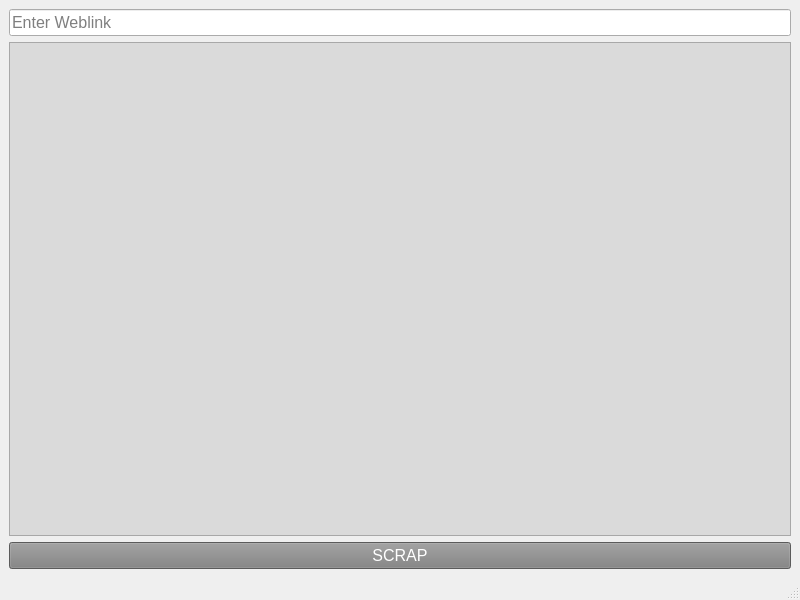
<?xml version="1.0" encoding="UTF-8"?>
<ui version="4.0">
 <class>MainWindow</class>
 <widget class="QMainWindow" name="MainWindow">
  <property name="geometry">
   <rect>
    <x>0</x>
    <y>0</y>
    <width>800</width>
    <height>600</height>
   </rect>
  </property>
  <property name="windowTitle">
   <string>Web Scrapping</string>
  </property>
  <widget class="QWidget" name="centralwidget">
   <layout class="QVBoxLayout" name="verticalLayout">
    <item>
     <widget class="QLineEdit" name="lineEdit">
      <property name="maximumSize">
       <size>
        <width>16777215</width>
        <height>40</height>
       </size>
      </property>
      <property name="font">
       <font>
        <pointsize>12</pointsize>
       </font>
      </property>
      <property name="styleSheet">
       <string notr="true"/>
      </property>
      <property name="placeholderText">
       <string>Enter Weblink</string>
      </property>
     </widget>
    </item>
    <item>
     <widget class="QTextEdit" name="textEdit">
      <property name="font">
       <font>
        <pointsize>10</pointsize>
       </font>
      </property>
      <property name="styleSheet">
       <string notr="true">QTextEdit{

background-color:rgb(218,218,218);

}</string>
      </property>
     </widget>
    </item>
    <item>
     <widget class="QPushButton" name="pushButton">
      <property name="font">
       <font>
        <pointsize>12</pointsize>
       </font>
      </property>
      <property name="styleSheet">
       <string notr="true">QPushButton{

background-color:gray;
color:white

}</string>
      </property>
      <property name="text">
       <string>SCRAP</string>
      </property>
     </widget>
    </item>
   </layout>
  </widget>
  <widget class="QStatusBar" name="statusbar"/>
 </widget>
 <resources/>
 <connections/>
</ui>
